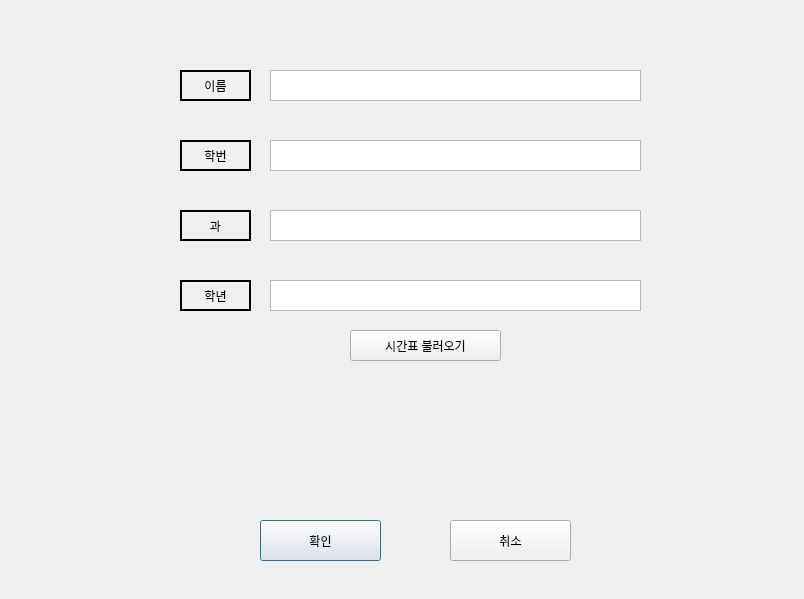
<?xml version="1.0" encoding="UTF-8"?>
<ui version="4.0">
 <class>Dialog</class>
 <widget class="QDialog" name="Dialog">
  <property name="geometry">
   <rect>
    <x>0</x>
    <y>0</y>
    <width>804</width>
    <height>599</height>
   </rect>
  </property>
  <property name="windowTitle">
   <string>Dialog</string>
  </property>
  <widget class="QLabel" name="name">
   <property name="geometry">
    <rect>
     <x>180</x>
     <y>70</y>
     <width>71</width>
     <height>31</height>
    </rect>
   </property>
   <property name="frameShape">
    <enum>QFrame::Box</enum>
   </property>
   <property name="lineWidth">
    <number>2</number>
   </property>
   <property name="midLineWidth">
    <number>2</number>
   </property>
   <property name="text">
    <string>이름</string>
   </property>
   <property name="alignment">
    <set>Qt::AlignCenter</set>
   </property>
  </widget>
  <widget class="QTextEdit" name="textEdit">
   <property name="geometry">
    <rect>
     <x>270</x>
     <y>70</y>
     <width>371</width>
     <height>31</height>
    </rect>
   </property>
  </widget>
  <widget class="QTextEdit" name="textEdit_2">
   <property name="geometry">
    <rect>
     <x>270</x>
     <y>140</y>
     <width>371</width>
     <height>31</height>
    </rect>
   </property>
  </widget>
  <widget class="QLabel" name="id">
   <property name="geometry">
    <rect>
     <x>180</x>
     <y>140</y>
     <width>71</width>
     <height>31</height>
    </rect>
   </property>
   <property name="frameShape">
    <enum>QFrame::Box</enum>
   </property>
   <property name="lineWidth">
    <number>2</number>
   </property>
   <property name="midLineWidth">
    <number>2</number>
   </property>
   <property name="text">
    <string>학번</string>
   </property>
   <property name="alignment">
    <set>Qt::AlignCenter</set>
   </property>
  </widget>
  <widget class="QTextEdit" name="textEdit_3">
   <property name="geometry">
    <rect>
     <x>270</x>
     <y>210</y>
     <width>371</width>
     <height>31</height>
    </rect>
   </property>
  </widget>
  <widget class="QLabel" name="major">
   <property name="geometry">
    <rect>
     <x>180</x>
     <y>210</y>
     <width>71</width>
     <height>31</height>
    </rect>
   </property>
   <property name="frameShape">
    <enum>QFrame::Box</enum>
   </property>
   <property name="lineWidth">
    <number>2</number>
   </property>
   <property name="midLineWidth">
    <number>2</number>
   </property>
   <property name="text">
    <string>과</string>
   </property>
   <property name="alignment">
    <set>Qt::AlignCenter</set>
   </property>
  </widget>
  <widget class="QTextEdit" name="textEdit_4">
   <property name="geometry">
    <rect>
     <x>270</x>
     <y>280</y>
     <width>371</width>
     <height>31</height>
    </rect>
   </property>
  </widget>
  <widget class="QLabel" name="grade">
   <property name="geometry">
    <rect>
     <x>180</x>
     <y>280</y>
     <width>71</width>
     <height>31</height>
    </rect>
   </property>
   <property name="frameShape">
    <enum>QFrame::Box</enum>
   </property>
   <property name="lineWidth">
    <number>2</number>
   </property>
   <property name="midLineWidth">
    <number>2</number>
   </property>
   <property name="text">
    <string>학년</string>
   </property>
   <property name="alignment">
    <set>Qt::AlignCenter</set>
   </property>
  </widget>
  <widget class="QPushButton" name="start_btn">
   <property name="geometry">
    <rect>
     <x>260</x>
     <y>520</y>
     <width>121</width>
     <height>41</height>
    </rect>
   </property>
   <property name="text">
    <string>확인</string>
   </property>
  </widget>
  <widget class="QPushButton" name="time_btn">
   <property name="geometry">
    <rect>
     <x>350</x>
     <y>330</y>
     <width>151</width>
     <height>31</height>
    </rect>
   </property>
   <property name="text">
    <string>시간표 불러오기</string>
   </property>
  </widget>
  <widget class="QPushButton" name="cancel_btn">
   <property name="geometry">
    <rect>
     <x>450</x>
     <y>520</y>
     <width>121</width>
     <height>41</height>
    </rect>
   </property>
   <property name="text">
    <string>취소</string>
   </property>
  </widget>
  <widget class="QLabel" name="image_label">
   <property name="geometry">
    <rect>
     <x>330</x>
     <y>380</y>
     <width>201</width>
     <height>111</height>
    </rect>
   </property>
   <property name="text">
    <string/>
   </property>
  </widget>
  <zorder>textEdit</zorder>
  <zorder>name</zorder>
  <zorder>textEdit_2</zorder>
  <zorder>id</zorder>
  <zorder>textEdit_3</zorder>
  <zorder>major</zorder>
  <zorder>textEdit_4</zorder>
  <zorder>grade</zorder>
  <zorder>start_btn</zorder>
  <zorder>time_btn</zorder>
  <zorder>cancel_btn</zorder>
  <zorder>image_label</zorder>
 </widget>
 <resources/>
 <connections/>
</ui>
